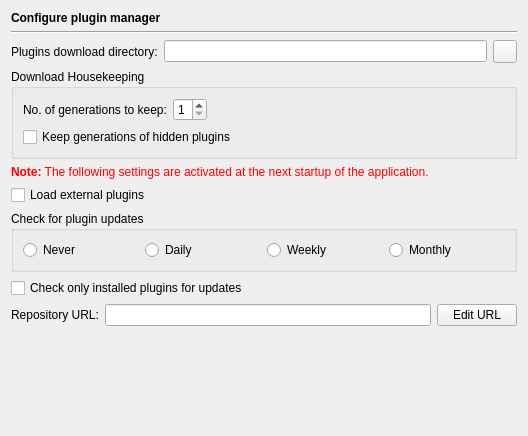
<?xml version="1.0" encoding="UTF-8"?>
<ui version="4.0">
 <class>PluginManagerPage</class>
 <widget class="QWidget" name="PluginManagerPage">
  <property name="geometry">
   <rect>
    <x>0</x>
    <y>0</y>
    <width>528</width>
    <height>436</height>
   </rect>
  </property>
  <layout class="QVBoxLayout" name="verticalLayout">
   <item>
    <widget class="QLabel" name="headerLabel">
     <property name="text">
      <string>&lt;b&gt;Configure plugin manager&lt;/b&gt;</string>
     </property>
    </widget>
   </item>
   <item>
    <widget class="Line" name="line9_2">
     <property name="frameShape">
      <enum>QFrame::HLine</enum>
     </property>
     <property name="frameShadow">
      <enum>QFrame::Sunken</enum>
     </property>
     <property name="orientation">
      <enum>Qt::Horizontal</enum>
     </property>
    </widget>
   </item>
   <item>
    <layout class="QHBoxLayout" name="horizontalLayout_2">
     <item>
      <widget class="QLabel" name="label">
       <property name="text">
        <string>Plugins download directory:</string>
       </property>
      </widget>
     </item>
     <item>
      <widget class="QLineEdit" name="downloadDirEdit">
       <property name="toolTip">
        <string>Enter the plugins download directory</string>
       </property>
      </widget>
     </item>
     <item>
      <widget class="QToolButton" name="downloadDirButton">
       <property name="toolTip">
        <string>Select the plugins download directory via a directory selection dialog</string>
       </property>
      </widget>
     </item>
    </layout>
   </item>
   <item>
    <widget class="QGroupBox" name="groupBox">
     <property name="title">
      <string>Download Housekeeping</string>
     </property>
     <layout class="QGridLayout" name="gridLayout">
      <item row="0" column="0">
       <widget class="QLabel" name="label_2">
        <property name="text">
         <string>No. of generations to keep:</string>
        </property>
       </widget>
      </item>
      <item row="0" column="1">
       <widget class="QSpinBox" name="generationsSpinBox">
        <property name="toolTip">
         <string>Enter the number of generations to keep for each plugin</string>
        </property>
        <property name="minimum">
         <number>1</number>
        </property>
        <property name="maximum">
         <number>9</number>
        </property>
       </widget>
      </item>
      <item row="0" column="2">
       <spacer name="horizontalSpacer">
        <property name="orientation">
         <enum>Qt::Horizontal</enum>
        </property>
        <property name="sizeHint" stdset="0">
         <size>
          <width>252</width>
          <height>20</height>
         </size>
        </property>
       </spacer>
      </item>
      <item row="1" column="0" colspan="3">
       <widget class="QCheckBox" name="keepHiddenCheckBox">
        <property name="toolTip">
         <string>Select to keep generations of hidden plugins</string>
        </property>
        <property name="text">
         <string>Keep generations of hidden plugins</string>
        </property>
       </widget>
      </item>
     </layout>
    </widget>
   </item>
   <item>
    <widget class="QLabel" name="TextLabel1_2_2_2_3">
     <property name="text">
      <string>&lt;font color=&quot;#FF0000&quot;&gt;&lt;b&gt;Note:&lt;/b&gt; The following settings are activated at the next startup of the application.&lt;/font&gt;</string>
     </property>
    </widget>
   </item>
   <item>
    <widget class="QCheckBox" name="activateExternalPluginsCheckBox">
     <property name="toolTip">
      <string>Select to enable external plugins to be loaded</string>
     </property>
     <property name="text">
      <string>Load external plugins</string>
     </property>
    </widget>
   </item>
   <item>
    <widget class="QGroupBox" name="groupBox_2">
     <property name="title">
      <string>Check for plugin updates</string>
     </property>
     <layout class="QHBoxLayout" name="_2">
      <item>
       <widget class="QRadioButton" name="noCheckRadioButton">
        <property name="toolTip">
         <string>Select to disable update checking</string>
        </property>
        <property name="text">
         <string>Never</string>
        </property>
       </widget>
      </item>
      <item>
       <widget class="QRadioButton" name="dailyCheckRadioButton">
        <property name="toolTip">
         <string>Select to check for updates once a day</string>
        </property>
        <property name="text">
         <string>Daily</string>
        </property>
       </widget>
      </item>
      <item>
       <widget class="QRadioButton" name="weeklyCheckRadioButton">
        <property name="toolTip">
         <string>Select to check for updates once a week</string>
        </property>
        <property name="text">
         <string>Weekly</string>
        </property>
       </widget>
      </item>
      <item>
       <widget class="QRadioButton" name="monthlyCheckRadioButton">
        <property name="toolTip">
         <string>Select to check for updates once a month</string>
        </property>
        <property name="text">
         <string>Monthly</string>
        </property>
       </widget>
      </item>
     </layout>
    </widget>
   </item>
   <item>
    <widget class="QCheckBox" name="downloadedOnlyCheckBox">
     <property name="toolTip">
      <string>Select to check only already installed plugins for updates</string>
     </property>
     <property name="text">
      <string>Check only installed plugins for updates</string>
     </property>
    </widget>
   </item>
   <item>
    <layout class="QHBoxLayout" name="horizontalLayout">
     <item>
      <widget class="QLabel" name="label_4">
       <property name="text">
        <string>Repository URL:</string>
       </property>
      </widget>
     </item>
     <item>
      <widget class="QLineEdit" name="repositoryUrlEdit">
       <property name="toolTip">
        <string>Shows the repository URL</string>
       </property>
       <property name="readOnly">
        <bool>true</bool>
       </property>
      </widget>
     </item>
     <item>
      <widget class="QPushButton" name="repositoryUrlEditButton">
       <property name="toolTip">
        <string>Press to edit the plugin repository URL</string>
       </property>
       <property name="text">
        <string>Edit URL</string>
       </property>
       <property name="checkable">
        <bool>true</bool>
       </property>
      </widget>
     </item>
    </layout>
   </item>
   <item>
    <spacer>
     <property name="orientation">
      <enum>Qt::Vertical</enum>
     </property>
     <property name="sizeHint" stdset="0">
      <size>
       <width>435</width>
       <height>121</height>
      </size>
     </property>
    </spacer>
   </item>
  </layout>
 </widget>
 <tabstops>
  <tabstop>downloadDirEdit</tabstop>
  <tabstop>downloadDirButton</tabstop>
  <tabstop>generationsSpinBox</tabstop>
  <tabstop>keepHiddenCheckBox</tabstop>
  <tabstop>activateExternalPluginsCheckBox</tabstop>
  <tabstop>noCheckRadioButton</tabstop>
  <tabstop>dailyCheckRadioButton</tabstop>
  <tabstop>weeklyCheckRadioButton</tabstop>
  <tabstop>monthlyCheckRadioButton</tabstop>
  <tabstop>downloadedOnlyCheckBox</tabstop>
  <tabstop>repositoryUrlEdit</tabstop>
  <tabstop>repositoryUrlEditButton</tabstop>
 </tabstops>
 <resources/>
 <connections/>
</ui>
